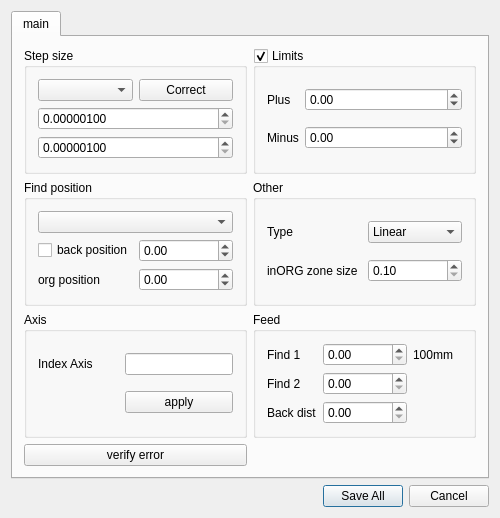
<?xml version="1.0" encoding="UTF-8"?>
<ui version="4.0">
 <class>WLDriveWidget</class>
 <widget class="QDialog" name="WLDriveWidget">
  <property name="geometry">
   <rect>
    <x>0</x>
    <y>0</y>
    <width>500</width>
    <height>471</height>
   </rect>
  </property>
  <property name="sizePolicy">
   <sizepolicy hsizetype="Preferred" vsizetype="Preferred">
    <horstretch>0</horstretch>
    <verstretch>0</verstretch>
   </sizepolicy>
  </property>
  <property name="minimumSize">
   <size>
    <width>500</width>
    <height>0</height>
   </size>
  </property>
  <property name="windowTitle">
   <string>Edit Axis </string>
  </property>
  <layout class="QGridLayout" name="gridLayout_7">
   <item row="1" column="1">
    <widget class="QTabWidget" name="tabWidget">
     <property name="currentIndex">
      <number>0</number>
     </property>
     <widget class="QWidget" name="tab">
      <attribute name="title">
       <string>main</string>
      </attribute>
      <layout class="QGridLayout" name="gridLayout_13">
       <item row="1" column="1">
        <widget class="QGroupBox" name="groupBox_10">
         <property name="title">
          <string>Other</string>
         </property>
         <layout class="QGridLayout" name="gridLayout_11">
          <item row="0" column="0">
           <widget class="QLabel" name="label">
            <property name="text">
             <string>Type</string>
            </property>
           </widget>
          </item>
          <item row="0" column="1">
           <widget class="QComboBox" name="cbTypeDrive">
            <property name="contextMenuPolicy">
             <enum>Qt::NoContextMenu</enum>
            </property>
            <item>
             <property name="text">
              <string>Linear</string>
             </property>
            </item>
            <item>
             <property name="text">
              <string>Rotary</string>
             </property>
            </item>
           </widget>
          </item>
          <item row="2" column="0">
           <widget class="QLabel" name="label_10">
            <property name="text">
             <string>inORG zone size</string>
            </property>
           </widget>
          </item>
          <item row="2" column="1">
           <widget class="QDoubleSpinBox" name="sbOrgSize">
            <property name="sizePolicy">
             <sizepolicy hsizetype="Preferred" vsizetype="Fixed">
              <horstretch>0</horstretch>
              <verstretch>0</verstretch>
             </sizepolicy>
            </property>
            <property name="minimum">
             <double>0.100000000000000</double>
            </property>
            <property name="maximum">
             <double>99999.000000000000000</double>
            </property>
           </widget>
          </item>
         </layout>
        </widget>
       </item>
       <item row="1" column="0">
        <widget class="QGroupBox" name="groupBox_5">
         <property name="title">
          <string>Find position</string>
         </property>
         <layout class="QGridLayout" name="gridLayout_5">
          <item row="0" column="0" colspan="2">
           <widget class="QComboBox" name="comboBoxLogicFind"/>
          </item>
          <item row="6" column="1">
           <widget class="QDoubleSpinBox" name="sbBackFindPosition">
            <property name="sizePolicy">
             <sizepolicy hsizetype="Preferred" vsizetype="Fixed">
              <horstretch>0</horstretch>
              <verstretch>0</verstretch>
             </sizepolicy>
            </property>
            <property name="minimum">
             <double>-999999.000000000000000</double>
            </property>
            <property name="maximum">
             <double>999999.000000000000000</double>
            </property>
            <property name="singleStep">
             <double>1.000000000000000</double>
            </property>
            <property name="value">
             <double>0.000000000000000</double>
            </property>
           </widget>
          </item>
          <item row="7" column="1">
           <widget class="QDoubleSpinBox" name="sbOrgPosition">
            <property name="sizePolicy">
             <sizepolicy hsizetype="Preferred" vsizetype="Fixed">
              <horstretch>0</horstretch>
              <verstretch>0</verstretch>
             </sizepolicy>
            </property>
            <property name="minimum">
             <double>-999999.000000000000000</double>
            </property>
            <property name="maximum">
             <double>999999.000000000000000</double>
            </property>
            <property name="singleStep">
             <double>1.000000000000000</double>
            </property>
            <property name="value">
             <double>0.000000000000000</double>
            </property>
           </widget>
          </item>
          <item row="7" column="0">
           <widget class="QLabel" name="labelOrgPosition">
            <property name="text">
             <string notr="true">org position</string>
            </property>
           </widget>
          </item>
          <item row="6" column="0">
           <widget class="QCheckBox" name="cbBackFind">
            <property name="text">
             <string>back position</string>
            </property>
           </widget>
          </item>
         </layout>
        </widget>
       </item>
       <item row="0" column="1">
        <widget class="QGroupBox" name="gbLimit">
         <property name="title">
          <string>Limits</string>
         </property>
         <property name="checkable">
          <bool>true</bool>
         </property>
         <layout class="QGridLayout" name="gridLayout_9">
          <item row="0" column="0">
           <widget class="QLabel" name="label_9">
            <property name="sizePolicy">
             <sizepolicy hsizetype="Maximum" vsizetype="Preferred">
              <horstretch>0</horstretch>
              <verstretch>0</verstretch>
             </sizepolicy>
            </property>
            <property name="text">
             <string>Plus </string>
            </property>
           </widget>
          </item>
          <item row="0" column="1">
           <widget class="QDoubleSpinBox" name="sbPLIM">
            <property name="correctionMode">
             <enum>QAbstractSpinBox::CorrectToPreviousValue</enum>
            </property>
            <property name="minimum">
             <double>-999999.000000000000000</double>
            </property>
            <property name="maximum">
             <double>999999.000000000000000</double>
            </property>
           </widget>
          </item>
          <item row="1" column="0">
           <widget class="QLabel" name="label_15">
            <property name="sizePolicy">
             <sizepolicy hsizetype="Maximum" vsizetype="Preferred">
              <horstretch>0</horstretch>
              <verstretch>0</verstretch>
             </sizepolicy>
            </property>
            <property name="text">
             <string>Minus</string>
            </property>
           </widget>
          </item>
          <item row="1" column="1">
           <widget class="QDoubleSpinBox" name="sbMLIM">
            <property name="correctionMode">
             <enum>QAbstractSpinBox::CorrectToPreviousValue</enum>
            </property>
            <property name="minimum">
             <double>-999999.000000000000000</double>
            </property>
            <property name="maximum">
             <double>999999.000000000000000</double>
            </property>
           </widget>
          </item>
         </layout>
        </widget>
       </item>
       <item row="0" column="0">
        <widget class="QGroupBox" name="gbDim">
         <property name="title">
          <string>Step size</string>
         </property>
         <layout class="QGridLayout" name="gridLayout">
          <item row="0" column="0">
           <widget class="QComboBox" name="cbTypeDim"/>
          </item>
          <item row="0" column="1">
           <widget class="QPushButton" name="pbCorrectStepSize">
            <property name="text">
             <string>Correct</string>
            </property>
           </widget>
          </item>
          <item row="1" column="0" colspan="2">
           <widget class="QDoubleSpinBox" name="sbDimA">
            <property name="decimals">
             <number>8</number>
            </property>
            <property name="minimum">
             <double>0.000001000000000</double>
            </property>
            <property name="maximum">
             <double>99999999.000000000000000</double>
            </property>
           </widget>
          </item>
          <item row="2" column="0" colspan="2">
           <widget class="QDoubleSpinBox" name="sbDimB">
            <property name="decimals">
             <number>8</number>
            </property>
            <property name="minimum">
             <double>0.000001000000000</double>
            </property>
            <property name="maximum">
             <double>99999999.000000000000000</double>
            </property>
           </widget>
          </item>
         </layout>
        </widget>
       </item>
       <item row="2" column="0">
        <widget class="QGroupBox" name="groupBoxAxis">
         <property name="title">
          <string>Axis</string>
         </property>
         <layout class="QGridLayout" name="gridLayout_6">
          <item row="0" column="1">
           <widget class="QLineEdit" name="lineEditAxis">
            <property name="sizePolicy">
             <sizepolicy hsizetype="Preferred" vsizetype="Fixed">
              <horstretch>0</horstretch>
              <verstretch>0</verstretch>
             </sizepolicy>
            </property>
           </widget>
          </item>
          <item row="0" column="0">
           <widget class="QLabel" name="label_2">
            <property name="text">
             <string>Index Axis</string>
            </property>
           </widget>
          </item>
          <item row="1" column="1">
           <widget class="QPushButton" name="pbApplyAxis">
            <property name="text">
             <string>apply</string>
            </property>
           </widget>
          </item>
         </layout>
        </widget>
       </item>
       <item row="2" column="1">
        <widget class="QGroupBox" name="groupBox_7">
         <property name="title">
          <string>Feed</string>
         </property>
         <layout class="QGridLayout" name="gridLayout_8">
          <item row="1" column="0">
           <widget class="QLabel" name="label_17">
            <property name="text">
             <string>Find 2</string>
            </property>
           </widget>
          </item>
          <item row="1" column="1">
           <widget class="QDoubleSpinBox" name="sbVfind2">
            <property name="maximum">
             <double>1200000000.000000000000000</double>
            </property>
           </widget>
          </item>
          <item row="0" column="1">
           <widget class="QDoubleSpinBox" name="sbVfind1">
            <property name="maximum">
             <double>1200000000.000000000000000</double>
            </property>
           </widget>
          </item>
          <item row="2" column="0">
           <widget class="QLabel" name="label_18">
            <property name="text">
             <string>Back dist</string>
            </property>
           </widget>
          </item>
          <item row="0" column="0">
           <widget class="QLabel" name="label_14">
            <property name="text">
             <string>Find 1</string>
            </property>
           </widget>
          </item>
          <item row="0" column="2">
           <widget class="QLabel" name="labelSDDist">
            <property name="text">
             <string notr="true">100mm</string>
            </property>
           </widget>
          </item>
          <item row="2" column="1">
           <widget class="QDoubleSpinBox" name="sbBackDist">
            <property name="sizePolicy">
             <sizepolicy hsizetype="Preferred" vsizetype="Fixed">
              <horstretch>0</horstretch>
              <verstretch>0</verstretch>
             </sizepolicy>
            </property>
            <property name="minimum">
             <double>0.000000000000000</double>
            </property>
            <property name="maximum">
             <double>99999.000000000000000</double>
            </property>
           </widget>
          </item>
         </layout>
        </widget>
       </item>
       <item row="3" column="0">
        <widget class="QPushButton" name="pbVerError">
         <property name="text">
          <string>verify error</string>
         </property>
        </widget>
       </item>
      </layout>
     </widget>
    </widget>
   </item>
   <item row="2" column="1">
    <widget class="QDialogButtonBox" name="buttonBox">
     <property name="orientation">
      <enum>Qt::Horizontal</enum>
     </property>
     <property name="standardButtons">
      <set>QDialogButtonBox::Cancel|QDialogButtonBox::SaveAll</set>
     </property>
     <property name="centerButtons">
      <bool>false</bool>
     </property>
    </widget>
   </item>
  </layout>
 </widget>
 <layoutdefault spacing="6" margin="11"/>
 <resources/>
 <connections>
  <connection>
   <sender>buttonBox</sender>
   <signal>accepted()</signal>
   <receiver>WLDriveWidget</receiver>
   <slot>accept()</slot>
   <hints>
    <hint type="sourcelabel">
     <x>440</x>
     <y>380</y>
    </hint>
    <hint type="destinationlabel">
     <x>275</x>
     <y>206</y>
    </hint>
   </hints>
  </connection>
  <connection>
   <sender>buttonBox</sender>
   <signal>rejected()</signal>
   <receiver>WLDriveWidget</receiver>
   <slot>reject()</slot>
   <hints>
    <hint type="sourcelabel">
     <x>440</x>
     <y>380</y>
    </hint>
    <hint type="destinationlabel">
     <x>275</x>
     <y>206</y>
    </hint>
   </hints>
  </connection>
 </connections>
</ui>
